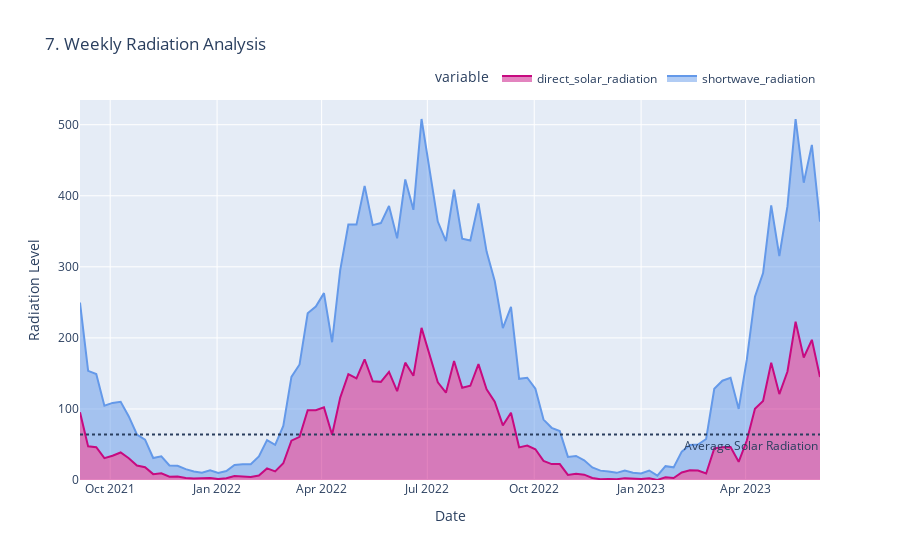

The code cell stored with this chart in its notebook:
### Code cell
fig = px.area(weekly, x=weekly.index, y=["direct_solar_radiation","shortwave_radiation"],title='7. Weekly Radiation Analysis',
              color_discrete_map={"shortwave_radiation": "#6499E9","direct_solar_radiation": "#C70A80"})
fig.add_hline(y=meanSolar, line_dash="dot", annotation_text="Average Solar Radiation", annotation_position="bottom right")
fig.update_layout(xaxis_title="Date", yaxis_title="Radiation Level",legend=dict(orientation="h", yanchor="bottom", y=1.02, xanchor="right", x=1))
fig.show()
